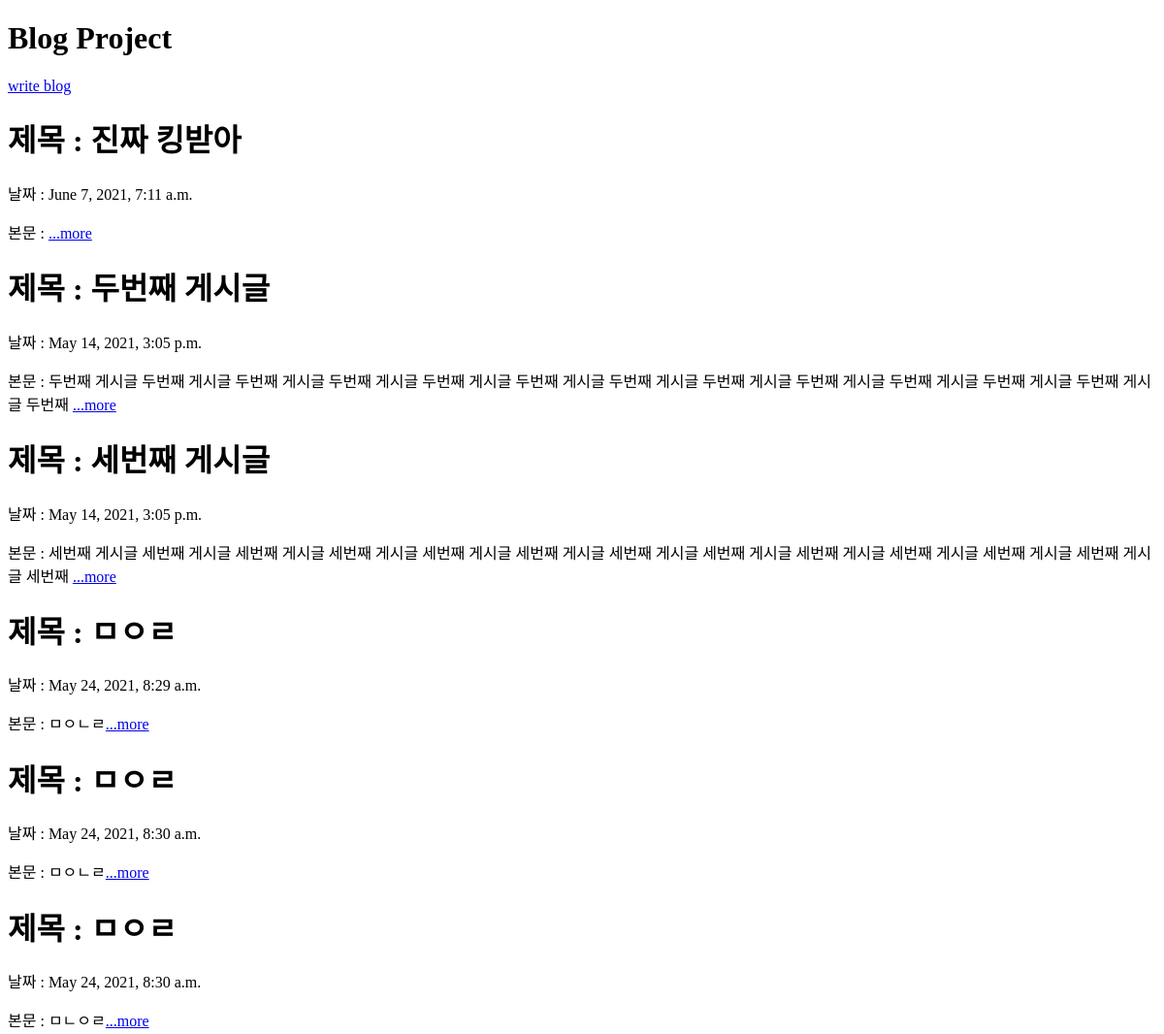
Before: / (upper part) with the older database file.
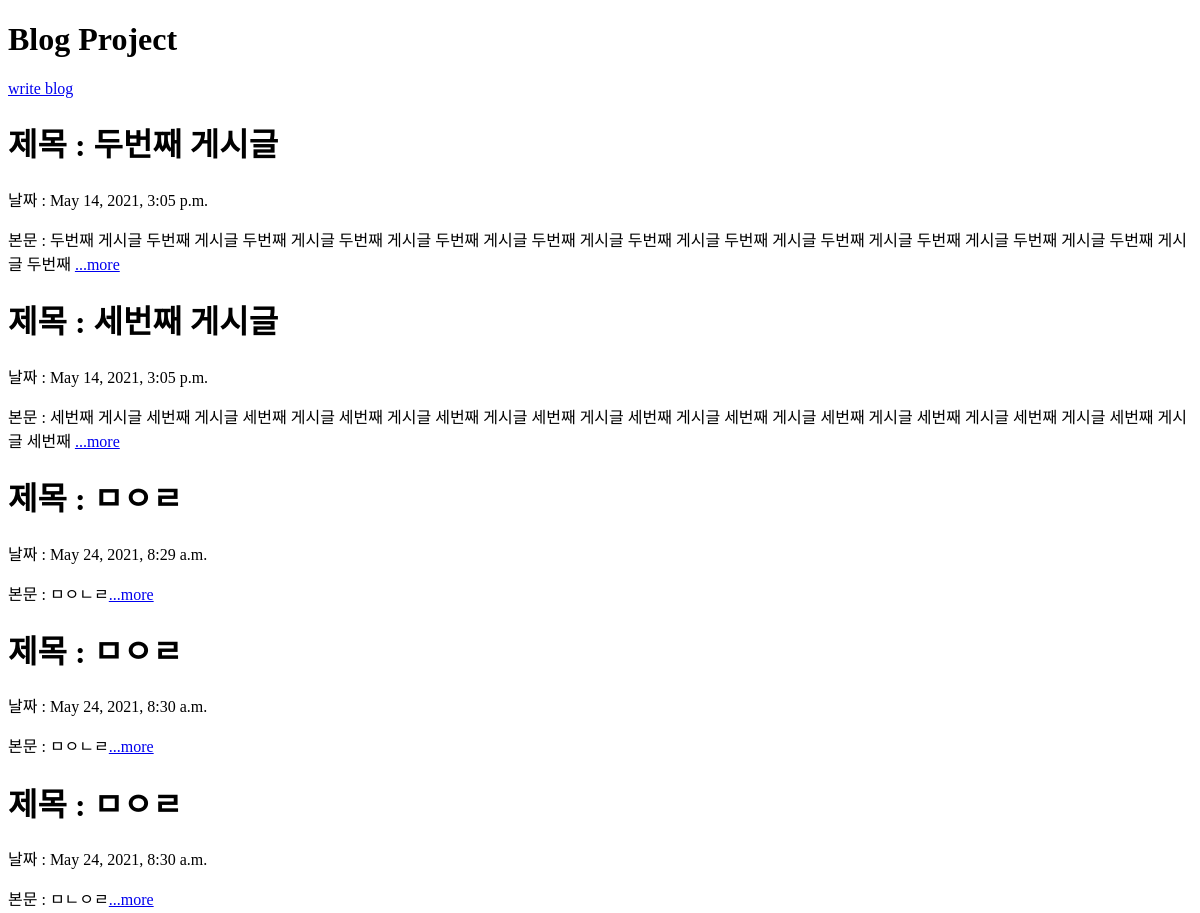
After: the same page with the newer database file.
### blogapp/models.py (models this page shows, shortened)
class Blog(models.Model):
    title = models.CharField(max_length=200)
    writer = models.CharField(max_length=100)
    pub_date = models.DateTimeField()
    body = models.TextField()
    def summary(self) -> str:
        return self.body[:100]

### blogapp/views.py (the view)
# urls.py: 2. Add a URL to urlpatterns:  path('', views.home, name='home')
def home(request):
    blogs = Blog.objects.all()
    return render(request,'home.html',{'blogs':blogs})

### blogapp/templates/home.html (shortened to what this page needs)
<!DOCTYPE html>
<html lang="en">
    <head>
    </head>
    <body>
        <h1>Blog Project</h1>
        <div>
            <a href="{%url 'new' %}">write blog</a>
        </div>
        <div class="container">
            {% for blog in blogs %}
                <div>
                <h1>제목 : {{blog.title}}</h1>
                <p>날짜 : {{blog.pub_date}}</p>
                <p>본문 : {{blog.summary}}<a href="{%url 'detail' blog.id %}">...more</a></p>
                </div>
            {% endfor %}
        </div>
    </body>
</html>

Changed rows visible on the page:
removed Blog: title "진짜 킹받아", pub_date "June 7, 2021, 7:11 a.m."
